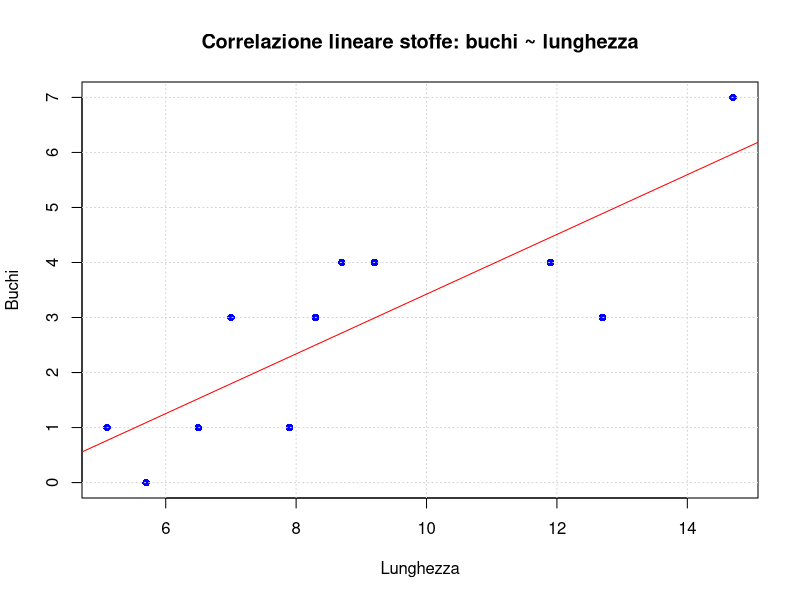

The R script that drew this image:
stoffe <- data.frame(
  rotolo = c("Rosso", "Blu", "Verde", "Damascato", "Fiori", "Pois",
             "Optical", "Geometrico", "Bimbo", "Leopardo", "Zebra"),
  lunghezza = c(7, 14.7, 8.7, 11.9, 7.9, 5.1, 8.3, 6.5, 9.2, 5.7, 12.7),
  buchi = c(3, 7, 4, 4, 1, 1, 3, 1, 4, 0, 3))  

coeffl <- cor(stoffe$lunghezza, stoffe$buchi)

linear <- lm(buchi ~ lunghezza, data = stoffe)
linear

plot(
  x = stoffe$lunghezza,
  y = stoffe$buchi,
  type = "p",
  main = "Correlazione lineare stoffe: buchi ~ lunghezza",
  xlab = "Lunghezza",
  ylab = "Buchi",
  pch = 16,
  col = "blue",
   )
grid(lty="dotted")

abline(linear$coefficients, col = "red")

nLunghezza <- 14
nBughi <- round(linear$coefficients[1] + nLunghezza * linear$coefficients[2])
